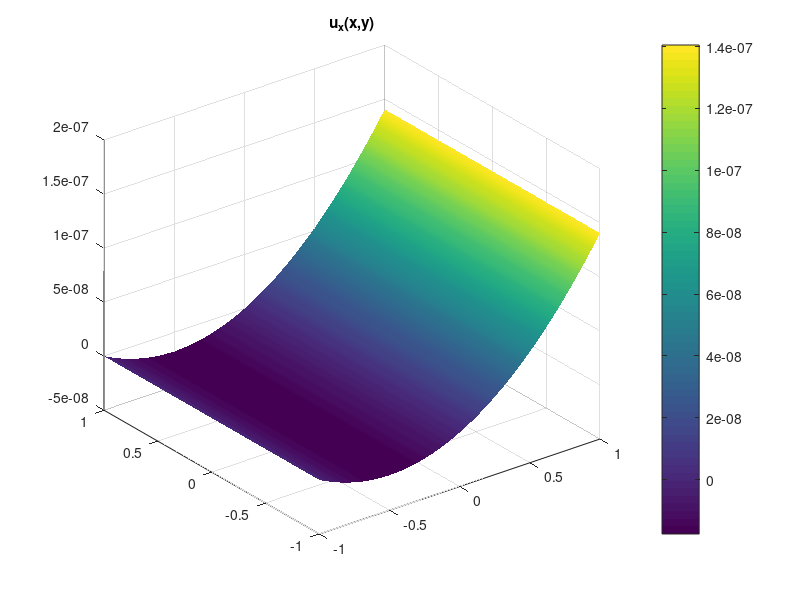
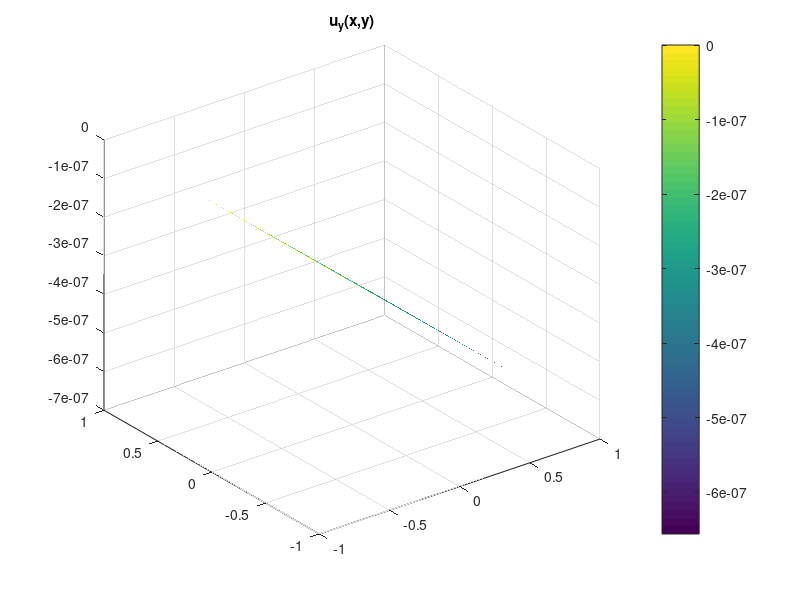
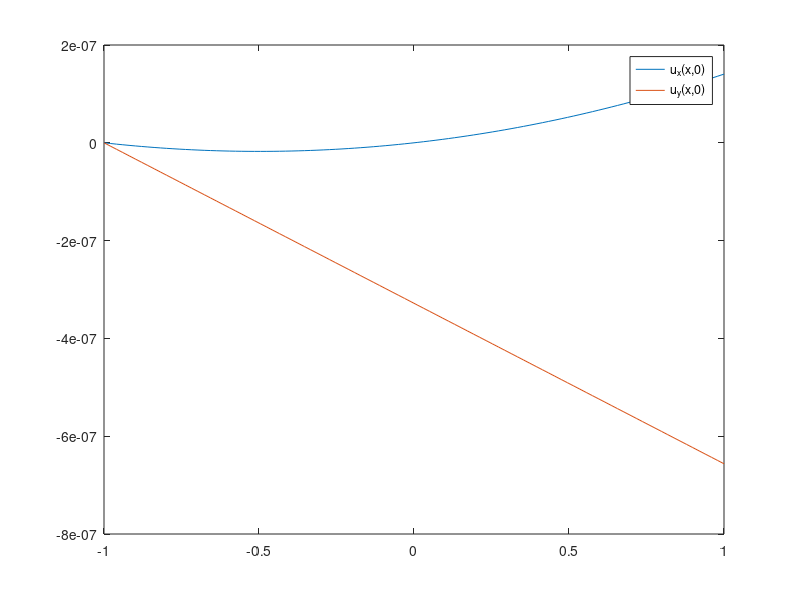

MATLAB code to generate these figures, in order:
function [M2b, ux_N, uy_N] = q2()
%% Global variables
global E nu alpha beta dg_ijdx dg_ijdy dg_ijdx_gen dg_ijdy_gen

%% Physical problem parameters
E = 1.18e11; % Young's modulus for titanium Ti-6Al-2Nb-1Ta-0.8Mo [N/m^2]
nu = 0.31;   % Poisson's ratio for Titanium Ti-6Al-2Nb-1Ta-0.8Mo
alpha = E/(1-nu^2);
beta = (1-nu)/2;
% syms E nu alpha beta; % uncomment to calculate M analytically

%% Function handles for the bilinear basis functions and their derivatives
% Cell array with function handles for the four g_ij basis functions.
% i,j = 1 corresponds to the - subscript. i,j = 2 to the + subscript.
% E.g. g_ij{2,1} returns the g_+- function handle.
g_ij = {@(x,y) (1+x).*(1+y)./4, @(x,y) (1+x).*(1-y)./4;  % g_--, g_-+
        @(x,y) (1-x).*(1+y)./4, @(x,y) (1-x).*(1-y)./4}; % g_+-, g_++

g_ij_gen = {@(x,y,x0,y0,a,b)  (x-(x0-a))*(y-(y0-b))/(4*a*b), ...
            @(x,y,x0,y0,a,b) -(x-(x0+a))*(y-(y0-b))/(4*a*b);
            @(x,y,x0,y0,a,b) -(x-(x0-a))*(y-(y0+b))/(4*a*b), ...
            @(x,y,x0,y0,a,b)  (x-(x0+a))*(y-(y0+b))/(4*a*b)};
    
% Function handles for the x-derivatives of the basis functions g_ij.
% Note: Returned function handles are still multivariate (x,y) to remain
% compatible with our 2D Gauss-Legendre quadrature function, which
% integrates them over the unit square.
dg_ijdx = {@(x,y)  (1+y)/4, @(x,y)  (1-y)/4;  % dg_--/dx, dg_-+/dx
           @(x,y) -(1+y)/4, @(x,y) -(1-y)/4}; % dg_+-/dx, dg_++/dx
       
dg_ijdx_gen = {@(x,y,x0,y0,a,b)  (y-(y0-b))/(4*a*b), ...
               @(x,y,x0,y0,a,b) -(y-(y0-b))/(4*a*b);
               @(x,y,x0,y0,a,b) -(y-(y0+b))/(4*a*b), ...
               @(x,y,x0,y0,a,b)  (y-(y0+b))/(4*a*b)};

% Function handles for the y-derivatives of the basis functions g_ij.
dg_ijdy = {@(x,y) (1+x)/4, @(x,y) -(1+x)/4;  % dg_--/dy, dg_-+/dy
           @(x,y) (1-x)/4, @(x,y) -(1-x)/4}; % dg_+-/dy, dg_++/dy

dg_ijdy_gen = {@(x,y,x0,y0,a,b)  (x-(x0-a))/(4*a*b), ...
               @(x,y,x0,y0,a,b) -(x-(x0+a))/(4*a*b);
               @(x,y,x0,y0,a,b) -(x-(x0-a))/(4*a*b), ...
               @(x,y,x0,y0,a,b)  (x-(x0+a))/(4*a*b)};
       
%% Problem 2(a): single element (unit square) beam under stress
% Element parameters
x0 = 0; y0 = 0;
a = 1; b = 1;

% Build M matrix block by block.
M = zeros(8,8);
% M = sym('M', [8 8]);  % uncomment to calculate M analytically
for gamma=1:4
    for delta=1:4
        M(2*gamma-1:2*gamma, 2*delta-1:2*delta) = B(gamma, delta, x0, y0, a, b);
    end
end

% Build right hand side vector containing the forces.
F_delta = 8e4; % [N/m^2]

b = zeros(8,1);
g_11 = g_ij{1,1};
b(2) = -F_delta * g_11(1,0);
g_12 = g_ij{1,2};
b(4) = -F_delta * g_12(1,0);
g_21 = g_ij{2,1};
b(6) = -F_delta * g_21(1,0);
g_22 = g_ij{2,2};
b(8) = -F_delta * g_22(1,0);

% Imposing that u_x = 0 and u_y = 0 for x=-1, -1<=y<=1 is equivalent to imposing
% that a_+-, a_++, b+-, and b_++ all equal zero. So we are just interested in
% solving the top left 4x4 system of linear equations.
M2a = M(1:4,1:4);
b2a = b(1:4);
a2a = M2a \ b2a;

% Calculate and plot deflection fields from the a_ij, b_ij coefficients.
ux = @(x,y) a2a(1).*g_ij{1,1}(x,y) + a2a(3).*g_ij{1,2}(x,y);
uy = @(x,y) a2a(2).*g_ij{1,1}(x,y) + a2a(4).*g_ij{1,2}(x,y);
x = repmat(linspace(-1,1,100),[100,1]);
y = repmat(linspace(-1,1,100),[100,1]);
ux_xy = ux(x,y);
uy_xy = uy(x,y);

figure;
surf(x, y', ux_xy); shading interp; colorbar; title('u_x(x,y)');

figure;
surf(x, y', uy_xy); shading interp; colorbar; title('u_y(x,y)');

figure;
plot(x(end/2,:), ux_xy(end/2,:)', x(end/2,:), uy_xy(end/2,:)');
legend('u_x(x,0)', 'u_y(x,0)');

%% Problem 2(b): rectangular beam (composed of N elements) under stress
N = 10;

M2b = zeros(4*(N+1), 4*(N+1));
for n=1:N
    x0 = 2*n-1;
    y0 = 0;
    a = 1;
    b = 1;
    
    M2 = zeros(8,8);
    for gamma=1:4
        for delta=1:4
            M2(2*gamma-1:2*gamma, 2*delta-1:2*delta) = B(gamma, delta, x0, y0, a, b);
        end
    end
    
    M2b(4*n-3:4*n+4, 4*n-3:4*n+4) = fliplr(flipud(M2));
end

M2b(5:8,1:4) = zeros(4,4);
M2b(1:4,5:8) = zeros(4,4);

b2b = zeros(4*N+4,1);
b2b(end) = -F_delta * g_11(1,0);
b2b(end-2) = -F_delta * g_12(1,0);
b2b(end-4) = -F_delta * g_21(1,0);
b2b(end-6) = -F_delta * g_22(1,0);

% b2b(end-6) = -F_delta * g_11(1,0);
% b2b(end-4) = -F_delta * g_12(1,0);
% b2b(end-2) = -F_delta * g_21(1,0);
% b2b(end) = -F_delta * g_22(1,0);

a2b = zeros(4*N+4,1);
a2b(5:end) = M2b(5:end, 5:end) \ b2b(5:end);

ux_N = [];
uy_N = [];

for n=1:N
    a_n = a2b(4*n-3:4*n+4);
    aij = a_n(1:2:7);
    bij = a_n(2:2:8);
 
    x0 = 2*n-1;
    y0 = 0;
    a = 1;
    b = 1;
    ux = @(x,y) aij(4).*g_ij_gen{1,1}(x,y,x0,y0,a,b) ...
              + aij(3).*g_ij_gen{1,2}(x,y,x0,y0,a,b) ...
              + aij(2).*g_ij_gen{2,1}(x,y,x0,y0,a,b) ...
              + aij(1).*g_ij_gen{2,2}(x,y,x0,y0,a,b);
    uy = @(x,y) bij(4).*g_ij_gen{1,1}(x,y,x0,y0,a,b) ...
              + bij(3).*g_ij_gen{1,2}(x,y,x0,y0,a,b) ...
              + bij(2).*g_ij_gen{2,1}(x,y,x0,y0,a,b) ...
              + bij(1).*g_ij_gen{2,2}(x,y,x0,y0,a,b);
    
    x = repmat(linspace(2*n,2*n+2,100), [100,1]);
    y = repmat(linspace(-1,1,100), [100,1]);
    
    ux_N = [ux_N; ux(x,y)];
    uy_N = [uy_N; uy(x,y)];
end
end

%% Gauss-Legendre quadrature integration
function integral = gauss_legendre_quadrature_2D(f, x1, x2, y1, y2)
% Integrate the function f(x,y) over the domain [x1,x2]x[y1,y2] using
% Gaussian quadrature with a unit weighing function \omega(x,y)=1 so the
% associated polynomials are the Legendre polynomials and thus the method
% is known as Gauss-Legendre quadrature with two quadrature points for each
% spatial dimension as we only need to integrate bilinear functions.
    scaled_f = @(x,y) f((x2-x1)*x/2 + (x1+x2)/2, (y2-y1)*y/2 + (y1+y2)/2);
    integral = (x2-x1)*(y2-y1)/4 * ...
               ( scaled_f(-1/sqrt(3), -1/sqrt(3)) ...
               + scaled_f(-1/sqrt(3), 1/sqrt(3)) ...
               + scaled_f(1/sqrt(3), -1/sqrt(3)) ...
               + f(1/sqrt(3), 1/sqrt(3)) );
end

%% Interface for looking up derivatives of the bilinear basis functions.
function dg = dg(i,j,m)
% Returns the function handle corresponding to the m derivative of the g_ij
% basis function, that is dg_ij/dx_m. i,j can take on the values {1,2} where 1
% corresponds to the - subscript, 2 to the + subscript. m can take on the string
% values {'x','y'}.

    assert(i==1 || i==2, 'Invalid value for i, not 1 (-) or 2 (+)!')
    assert(j==1 || j==2, 'Invalid value for j, not 1 (-) or 2 (+)!')
    assert(m=='x' || m=='y', 'Invalid value for m, not ''x'' or ''y''!')

    global dg_ijdx_gen dg_ijdy_gen

    if m == 'x'
        dg = dg_ijdx_gen{i,j};
    elseif m == 'y'
        dg = dg_ijdy_gen{i,j};
    end
end

%% Implementation of the rank-6 G_ijkl^mn tensor-like symbol.
function G = G(i,j,k,l,m,n,x0,y0,a,b)
    global alpha
    assert(i==1 || i==2, 'Invalid value for i, not 1 (-) or 2 (+)!')
    assert(j==1 || j==2, 'Invalid value for j, not 1 (-) or 2 (+)!')
    assert(k==1 || k==2, 'Invalid value for k, not 1 (-) or 2 (+)!')
    assert(l==1 || l==2, 'Invalid value for l, not 1 (-) or 2 (+)!')
    assert(m=='x' || m=='y', 'Invalid value for m, not ''x'' or ''y''!')
    assert(n=='x' || n=='y', 'Invalid value for m, not ''x'' or ''y''!')

    dg1 = dg(i,j,m);
    dg2 = dg(k,l,n);
    integrand = @(x,y) alpha*dg1(x,y,x0,y0,a,b)*dg2(x,y,x0,y0,a,b);
    G = gauss_legendre_quadrature_2D(integrand, x0-a, x0+a, y0-b, y0+b);
end

%% Generates and returns the 2x2 block matrices B_gamma,delta.
function B = B(gamma, delta,x0,y0,a,b)
    global nu beta

    four2two = {[1,1], [1,2], [2,1], [2,2]};
    [i,j] = deal(four2two{gamma}(1), four2two{gamma}(2));
    [k,l] = deal(four2two{delta}(1), four2two{delta}(2));
    
    G2 = @(i,j,k,l,m,n) G(i,j,k,l,m,n,x0,y0,a,b);

    B_11 = G2(i,j,k,l,'x','x') + beta*G2(i,j,k,l,'y','y');
    B_12 = nu*G2(i,j,k,l,'x','y') + beta*G2(i,j,k,l,'y','x');
    B_21 = beta*G2(i,j,k,l,'x','y') + nu*G2(i,j,k,l,'y','x');
    B_22 = beta*G2(i,j,k,l,'x','x') + G2(i,j,k,l,'y','y');

    B = [B_11, B_12; B_21, B_22];
end